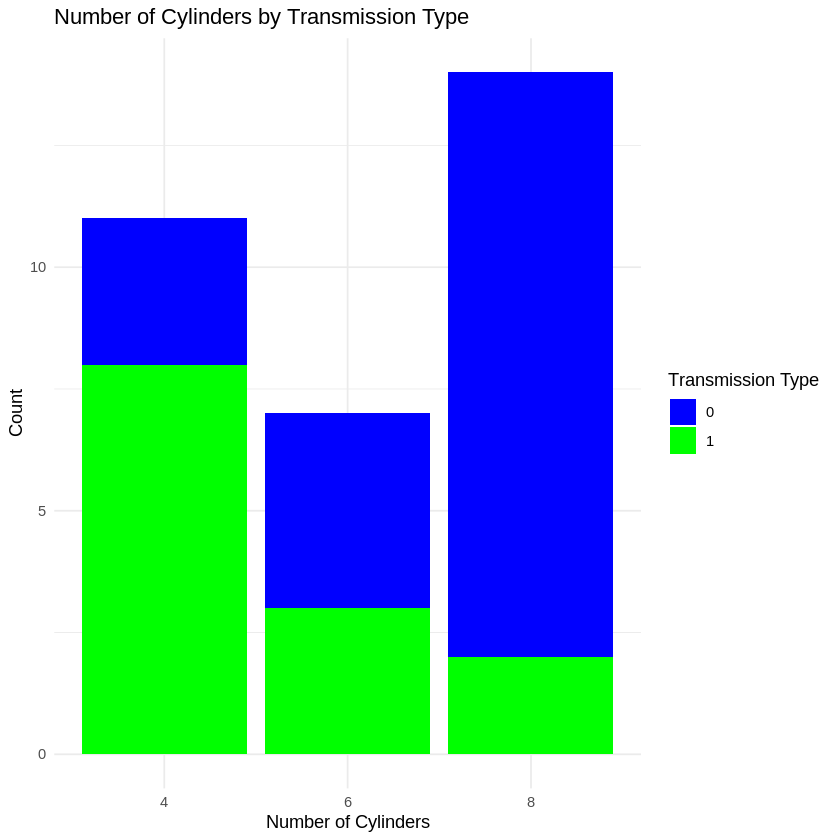
#> input picture Lab Cycle 2/01/1.png, 840 x 840 px, given in place of 1.jpg, which was not available
$ jupyter execute Image_Processing.ipynb   (text cells are left out)
#> lines starting #> are read from the running program, lines starting #| are printed output that depends on the picture; pictures that were not available may be replaced by others from this repository, and a replacement may not be noted
[cell 1]
import cv2
import numpy as np
import matplotlib.pyplot as plt

def image_negative(image):
    return 255 - image

# Load a grayscale image
image = cv2.imread("/content/drive/MyDrive/data images/1.jpg", cv2.IMREAD_GRAYSCALE) # 'grayscale_image.jpg'
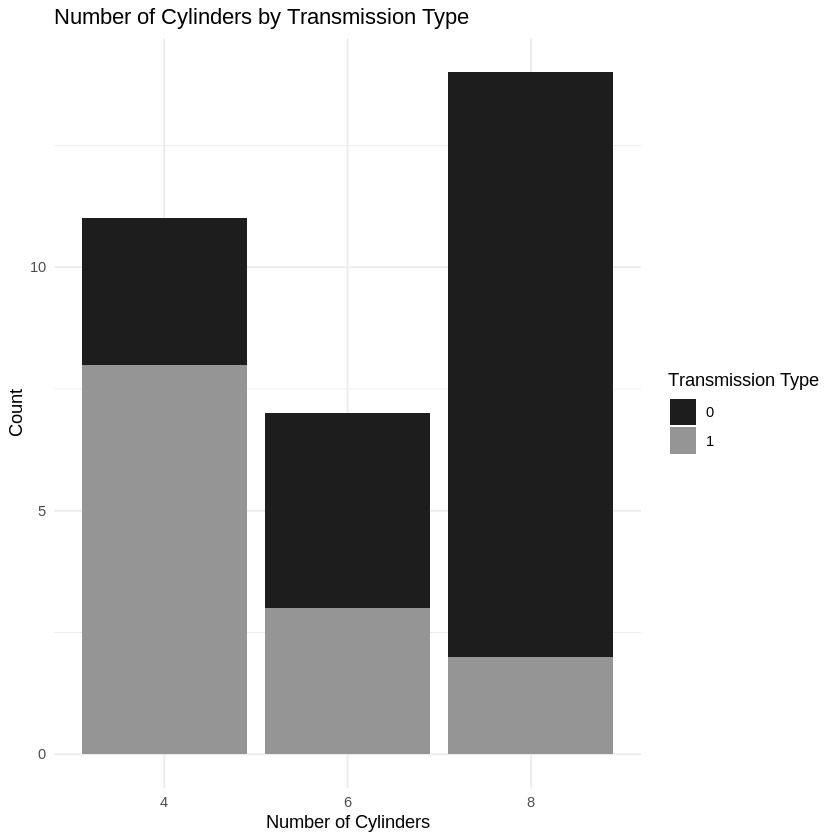
#> image: shape (840, 840); min 0, max 255, mean 188.7

# Apply negative transformation
negative_image = image_negative(image)
#> in image_negative, `return 255 - image`:
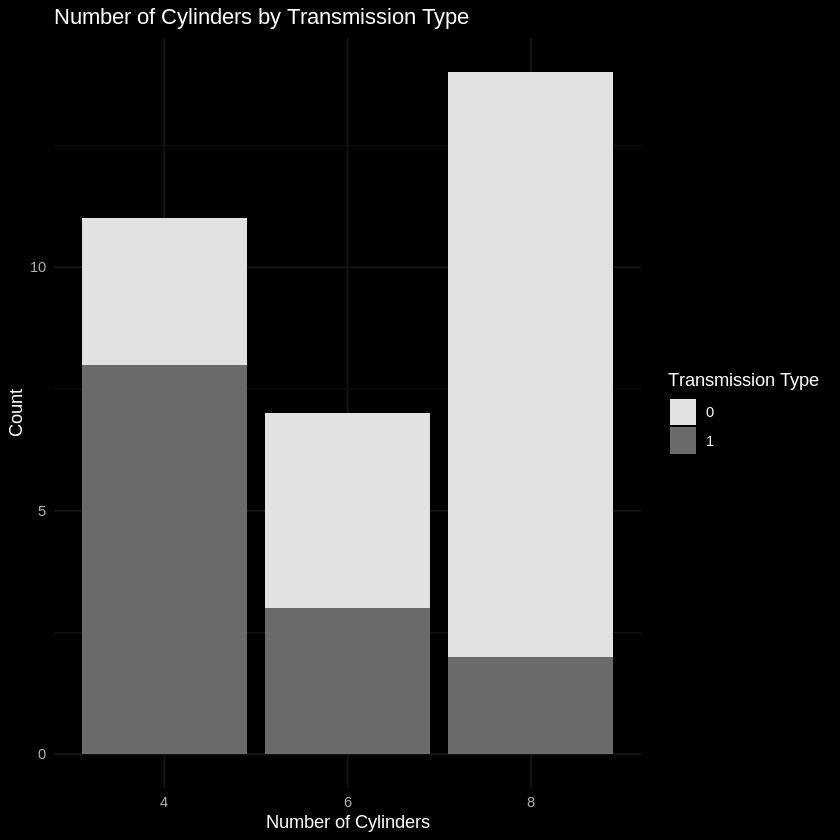
#> returned value: shape (840, 840); min 0, max 255, mean 66.3

# Display images
plt.figure(figsize=(12, 6))
plt.subplot(1, 2, 1)
plt.title('Original Image')
plt.imshow(image, cmap='gray')
plt.axis('off')

plt.subplot(1, 2, 2)
plt.title('Negative Image')
plt.imshow(negative_image, cmap='gray')
plt.axis('off')

plt.show()

[cell 2]
def log_transformation(image, c=1.0):
    # Convert image to float32 to avoid truncation errors
    image_float = np.float32(image)
    # Apply log transformation
    log_image = c * np.log(1 + image_float)
    # Normalize to 0-255
    log_image = np.uint8(255 * (log_image - np.min(log_image)) / (np.max(log_image) - np.min(log_image)))
    return log_image

# Load a grayscale image with low gray-level values
image = cv2.imread('/content/drive/MyDrive/data images/2.jpg', cv2.IMREAD_GRAYSCALE) # 'low_contrast_image.jpg'
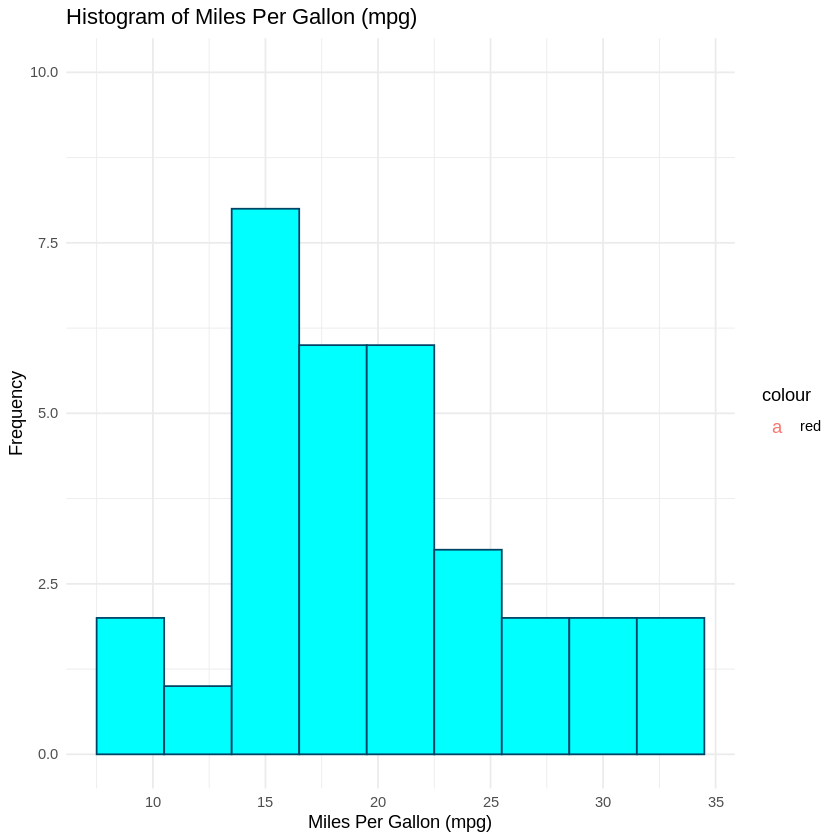
#> input picture Lab Cycle 2/02/2.png, 840 x 840 px, given in place of 2.jpg, which was not available
#> image: shape (840, 840); min 0, max 255, mean 235.7

# Apply log transformation
log_image = log_transformation(image, c=10.0)

# Display images
plt.figure(figsize=(12, 6))
plt.subplot(1, 2, 1)
plt.title('Original Image')
plt.imshow(image, cmap='gray')
plt.axis('off')

plt.subplot(1, 2, 2)
plt.title('Log Transformed Image')
plt.imshow(log_image, cmap='gray')
plt.axis('off')

plt.show()

[cell 3]
def power_law_transformation(image, gamma=1.0, c=1.0):
    # Convert image to float32
    image_float = np.float32(image) / 255.0
    # Apply power-law transformation
    power_law_image = c * np.power(image_float, gamma)
    # Normalize to 0-255
    power_law_image = np.uint8(255 * power_law_image)
    return power_law_image

# Load different types of images
images = {
    'Medical': cv2.imread('/content/drive/MyDrive/data images/3.jpg', cv2.IMREAD_GRAYSCALE), # 'medical_image.jpg'
    'Satellite': cv2.imread('/content/drive/MyDrive/data images/4.jpg', cv2.IMREAD_GRAYSCALE), # 'satellite_image.jpg'
    'Natural': cv2.imread('/content/drive/MyDrive/data images/5.jpg', cv2.IMREAD_GRAYSCALE) # 'natural_image.jpg'
}
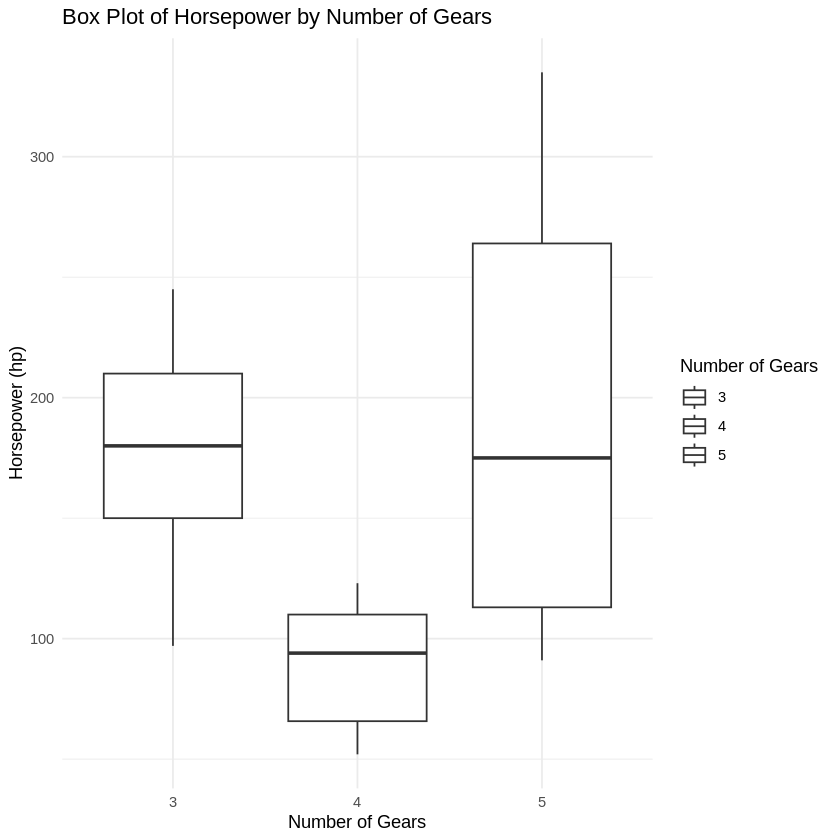
#> input picture Lab Cycle 2/03/3.png, 840 x 840 px, given in place of 3.jpg, which was not available
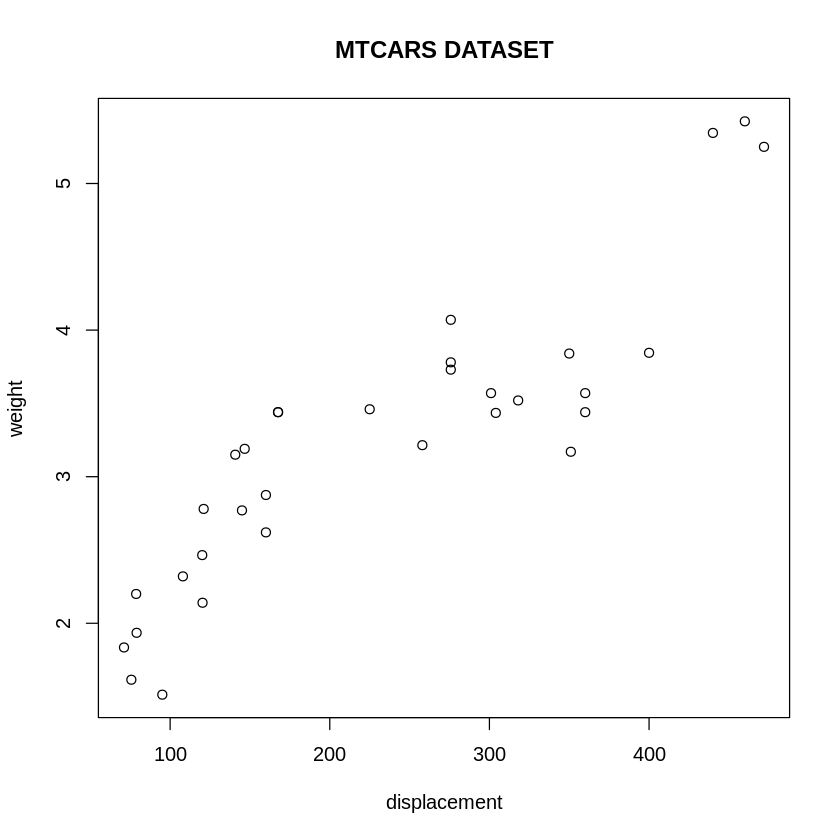
#> input picture Lab Cycle 2/04/4.png, 840 x 840 px, given in place of 4.jpg, which was not available
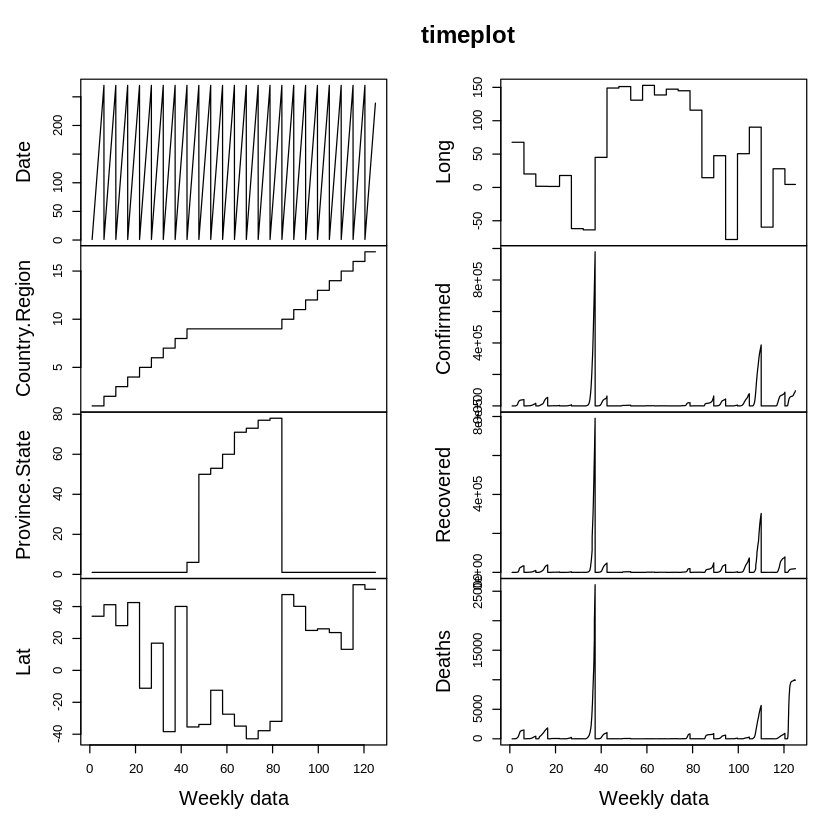
#> input picture Lab Cycle 2/05/5.png, 840 x 840 px, given in place of 5.jpg, which was not available

gammas = [0.5, 1.0, 2.0]

for gamma in gammas:
    plt.figure(figsize=(15, 10))
    for i, (title, image) in enumerate(images.items()):
        transformed_image = power_law_transformation(image, gamma)
        plt.subplot(len(images), len(gammas), i*len(gammas) + gammas.index(gamma) + 1)
        plt.title(f'{title} - Gamma={gamma}')
        plt.imshow(transformed_image, cmap='gray')
        plt.axis('off')

    plt.show()
#> this loop made 3 passes
#> pass 1, `plt.show()`:
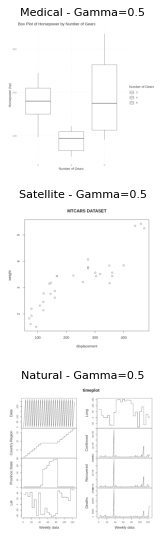
#> figure drawn by matplotlib, 3 panels
#> image is the input picture: shape (840, 840); min 0, max 255, mean 243.7
